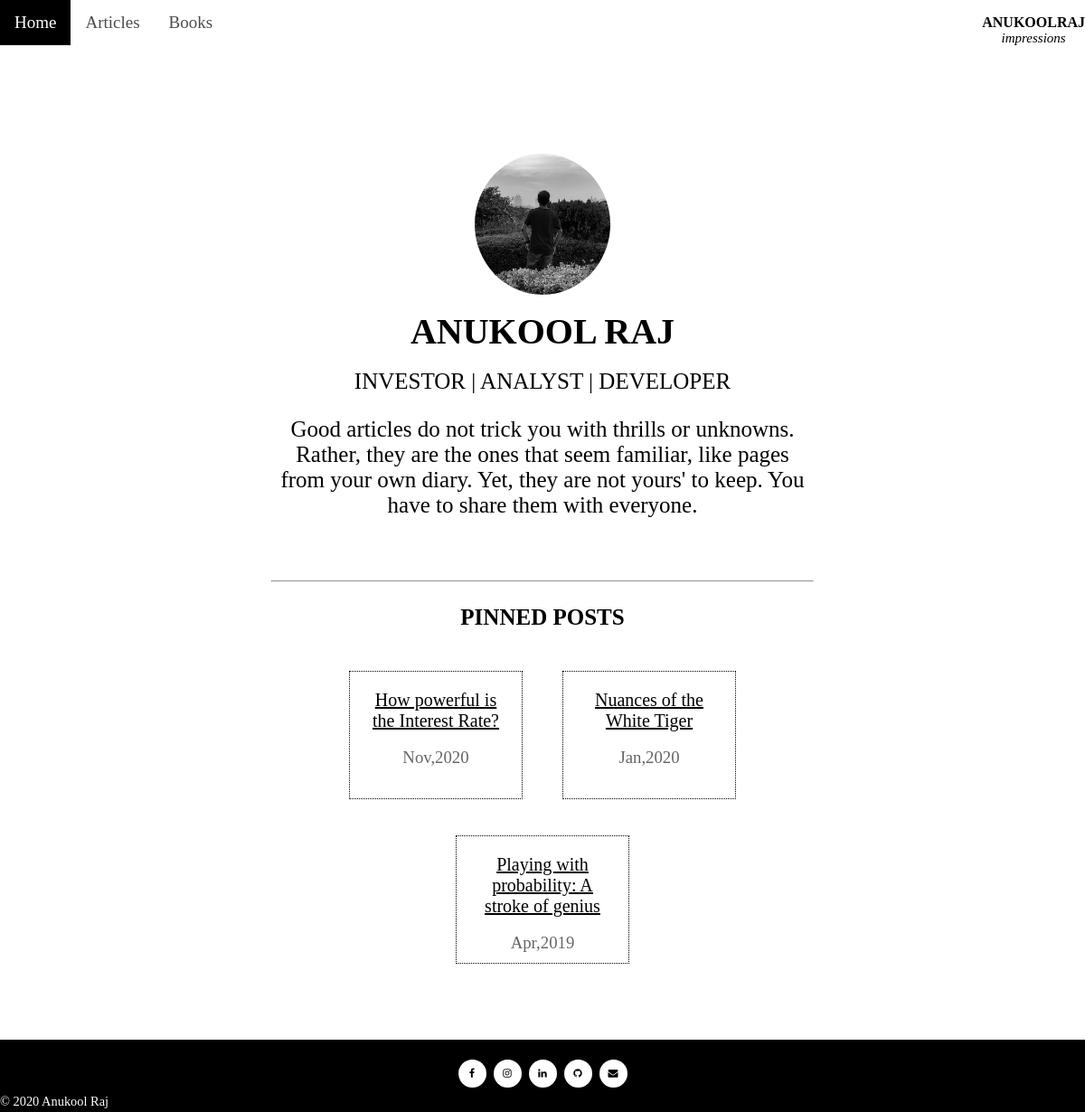
The page /home on the database its author committed.
### intro/models.py (models this page shows, shortened)
class Article(models.Model):
    article_no = models.IntegerField(primary_key = True)
    title = models.TextField()
    tag = models.CharField(max_length=200)
    articletext = HTMLField(null=True, blank=True)
    date = models.DateField(null=True, blank=True)
    pinned = models.IntegerField(null=True, blank=True)
    class Meta:
        ordering = ['-date']

### intro/views.py (the view)
# urls.py: 2. Add a URL to urlpatterns:  path('', views.home, name='home')
def home(request):
    return render(request, "intro/home.html",{
        "Article": Article.objects.filter(pinned=1)
    })

### intro/templates/intro/home.html (shortened to what this page needs)
{% extends "intro/layout.html"%}
{% block body %}
{% load static %}
    <div class="box">
        <img class ="image" src="{% static 'images/anukool.jpg' %}">
        <h3 class="head1"> ANUKOOL RAJ </h3>
        <p class="head4">INVESTOR | ANALYST | DEVELOPER</p>
        <p class="head4">Good articles do not trick you with thrills or unknowns. Rather, they are the ones that seem familiar, like pages from your own diary.
            Yet, they are not yours' to keep. You have to share them with everyone.
        </p>
        <br>
        <br>
        <hr>
        <div class="pinned-article-container">
            <h3 class="head4">PINNED POSTS</h3>
            {% for article in Article %}
                <div class="pinned-article-tile">
                    <a class="pinned" style="color:black" href="{% url 'readarticle' article.article_no %}">{{article.title}}</a>
                    <br>
                    <p class="date">{{article.date|date:"M,Y"}}</p>
                </div>
            {% endfor %}
            <br>
            <br>
        </div>
    </div>
{% endblock %}

### intro/templates/intro/layout.html (style rules this page uses)
body { font-family: 'georgia', serif; height: 100vh; margin:0; display:flex; flex-direction:column; text-align: justify; }
.box { width: 50%; margin: auto; padding: 10px; }
.head1 { font-size: 2.5em; text-align: center; }
.head4 { font-size: 1.5625em; }
.date { font-size: 0.9375em; opacity: 60%; }

### intro/templates/intro/home.html (style rules this page uses)
.box { padding-top: 10%; text-align: center; }
.head1 { line-height: 1.2px; }
.image { border-radius: 50%; width: 150px; }
.pinned-article-tile { font-size: 1.25em; display: inline-block; width: 150px; height: 100px; text-align: center; vertical-align: top; transition: 0.4s; margin: 20px; padding: 20px; border: 1px black; border-style: dotted; }

### rows shown on the page
Article: title "How powerful is the Interest Rate?", date "Nov,2020"
Article: title "Nuances of the White Tiger", date "Jan,2020"
Article: title "Playing with probability: A stroke of genius", date "Apr,2019"
